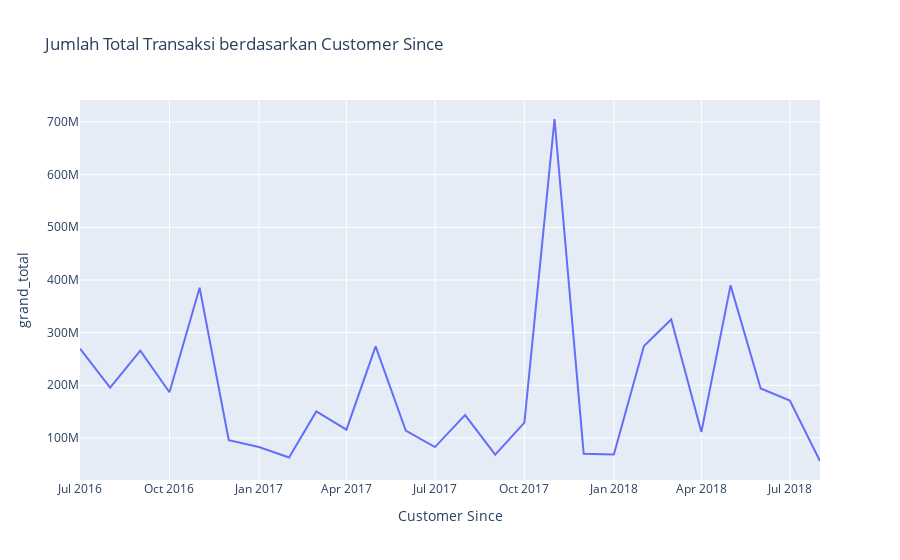

The cell this chart's notebook holds for it:
### Code cell
fig = px.line(df_9, x='Customer Since', y='grand_total', title='Jumlah Total Transaksi berdasarkan Customer Since')
fig.show()

### Figure 1 — Plotly figure (JSON) as saved in the notebook; plotly's stock layout.template omitted (floating-point values rounded to 4 significant figures)
{"data": [{"hovertemplate": "Customer Since=%{x}<br>grand_total=%{y}<extra></extra>", "legendgroup": "", "line": {"color": "#636efa", "dash": "solid"}, "marker": {"symbol": "circle"}, "mode": "lines", "name": "", "orientation": "v", "showlegend": false, "type": "scatter", "x": ["2016-07", "2016-08", "2016-09", "2016-10", "2016-11", "2016-12", "2017-01", "2017-02", "2017-03", "2017-04", "2017-05", "2017-06", "2017-07", "2017-08", "2017-09", "2017-10", "2017-11", "2017-12", "2018-01", "2018-02", "2018-03", "2018-04", "2018-05", "2018-06", "2018-07", "2018-08"], "xaxis": "x", "y": [269400000.0, 195700000.0, 265900000.0, 186700000.0, 385200000.0, 95790000.0, 82650000.0, 62870000.0, 150200000.0, 115700000.0, 273700000.0, 113900000.0, 82610000.0, 143400000.0, 68160000.0, 128900000.0, 705600000.0, 70020000.0, 68460000.0, 274500000.0, 325000000.0, 111400000.0, 389700000.0, 193800000.0, 171000000.0, 56170000.0], "yaxis": "y"}], "layout": {"legend": {"tracegroupgap": 0}, "title": {"text": "Jumlah Total Transaksi berdasarkan Customer Since"}, "xaxis": {"anchor": "y", "domain": [0, 1], "title": {"text": "Customer Since"}}, "yaxis": {"anchor": "x", "domain": [0, 1], "title": {"text": "grand_total"}}}}
